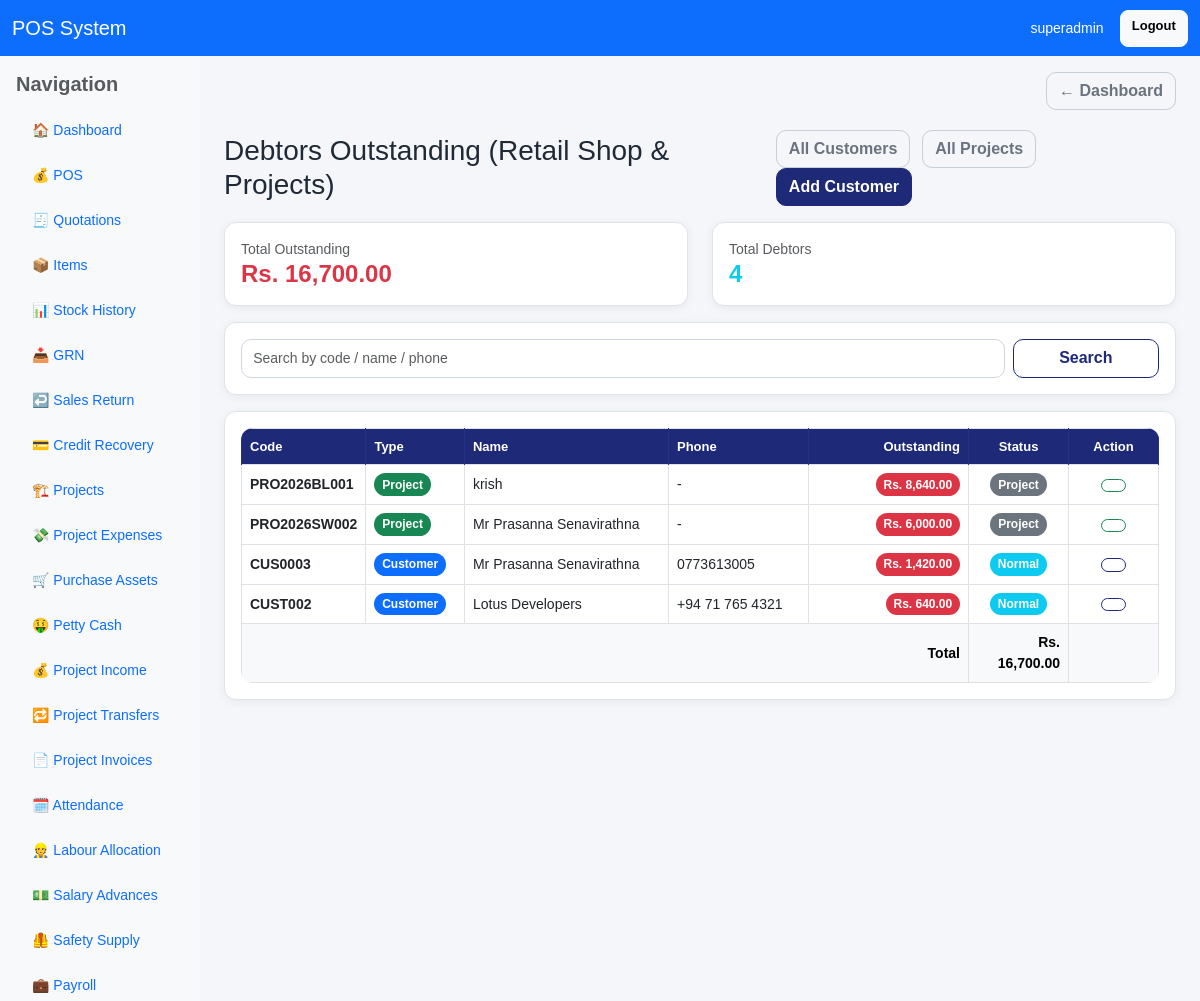
Before: /debtors/ (signed in, upper part) with the older database file.
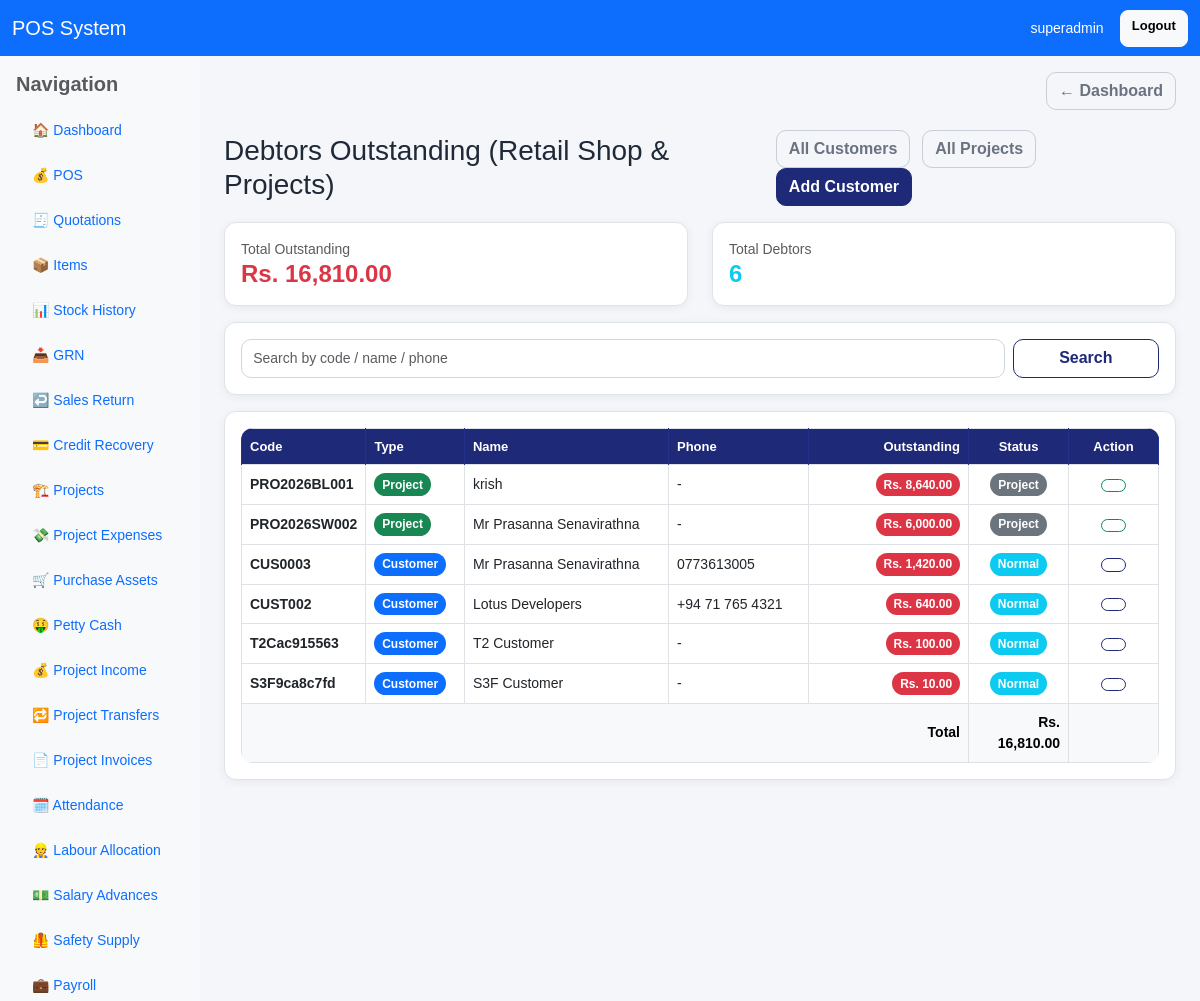
After: the same page with the newer database file.
### pos/models.py (models this page shows, shortened)
class Project(models.Model):
    PROJECT_TYPE_CHOICES = [
        ("SW", "Swimming Pool"),
        ("BL", "Building"),
        ("EL", "Electrical"),
        ("OT", "Other"),
    ]
    STATUS_CHOICES = [
        ("ongoing", "Ongoing"),
        ("completed", "Completed"),
        ("cancelled", "Cancelled"),
    ]
    project_id = models.CharField(max_length=30, unique=True)
    project_name = models.CharField(max_length=255)
    project_type = models.CharField(max_length=10, choices=PROJECT_TYPE_CHOICES)
    client_name = models.CharField(max_length=255, blank=True, null=True)
    location = models.CharField(max_length=255, blank=True, null=True)
    estimated_value = models.DecimalField(max_digits=14, decimal_places=2, default=0)
    status = models.CharField(max_length=20, choices=STATUS_CHOICES, default="ongoing")
    default_labour_gl_account = models.ForeignKey(GLMaster, on_delete=models.SET_NULL, null=True, blank=True, related_name="projects_using_as_labour_gl")
    default_cost_gl_account = models.ForeignKey(GLMaster, on_delete=models.SET_NULL, null=True, blank=True, related_name="projects_using_as_cost_gl")
    default_supervisor = models.ForeignKey("Employee", on_delete=models.SET_NULL, null=True, blank=True, related_name="supervised_projects")
    is_active = models.BooleanField(default=True)
    created_by = models.ForeignKey(User, on_delete=models.SET_NULL, null=True, blank=True, related_name="created_projects")
    updated_by = models.ForeignKey(User, on_delete=models.SET_NULL, null=True, blank=True, related_name="updated_projects")
    created_at = models.DateTimeField(auto_now_add=True)
    class Meta:
        ordering = ["-id"]

class Customer(models.Model):
    customer_code = models.CharField(max_length=30, unique=True)
    name = models.CharField(max_length=150)
    phone = models.CharField(max_length=30, blank=True, null=True)
    email = models.EmailField(blank=True, null=True)
    address = models.TextField(blank=True, null=True)
    credit_limit = models.DecimalField(max_digits=12, decimal_places=2, default=0)
    registration_no = models.CharField(max_length=100, blank=True, null=True)
    receivable_gl_account = models.ForeignKey(
        GLMaster,
        on_delete=models.SET_NULL,
        null=True,
        blank=True,
        related_name="customer_receivable_accounts"
    )
    is_active = models.BooleanField(default=True)
    created_at = models.DateTimeField(auto_now_add=True)
    class Meta:
        ordering = ["name"]

### pos/views.py (the view, shortened to what this page needs)
# urls.py: path("debtors/", views.debtors_list, name="debtors_list"),
@user_passes_test(can_use_pos)
def debtors_list(request):
    query = request.GET.get("q", "").strip()
    customers = Customer.objects.filter(is_active=True).select_related(
        "receivable_gl_account"
    ).order_by("name")
    customer_data = []
    for customer in customers:
        outstanding = get_customer_outstanding(customer)
        if outstanding > 0:
            customer_data.append({
                'type': 'customer',
                'entity': customer,
                'outstanding': outstanding,
                'name': customer.name,
                'code': customer.customer_code,
                'phone': customer.phone,
            })
    projects = Project.objects.filter(is_active=True).order_by("project_id")
    project_data = []
    for project in projects:
        outstanding = Decimal("0")
        for invoice in project.invoices.filter(is_active=True):
            outstanding += invoice.balance_amount
        if outstanding > 0:
            project_data.append({
                'type': 'project',
                'entity': project,
                'outstanding': outstanding,
                'name': project.client_name or project.project_name,
                'code': project.project_id,
                'phone': None,
            })
    all_debtors = customer_data + project_data
    all_debtors.sort(key=lambda x: x['outstanding'], reverse=True)
    total_outstanding = sum(debtor['outstanding'] for debtor in all_debtors)
    return render(request, "pos/debtors_list.html", {
        "all_debtors": all_debtors,
        "query": query,
        "total_outstanding": total_outstanding,
        "total_debtors": len(all_debtors),
    })

### pos/models.py (called while the page is built)
    @property
    def recovered_amount(self):
        return self.recoveries.filter(is_active=True).aggregate(
            total=Sum("amount")
        )["total"] or Decimal("0")

    @property
    def returned_amount(self):
        total = Decimal("0")
        for sale_return in self.returns.select_related("sale_item").all():
            qty = Decimal(str(sale_return.qty or 0))
            price = Decimal(str(sale_return.sale_item.price or 0))
            total += qty * price
        return total

    @property
    def credit_balance(self):
        if self.payment_method != "credit":
            return Decimal("0")
        total = Decimal(str(self.grand_total or 0))
        returned = Decimal(str(self.returned_amount or 0))
        recovered = Decimal(str(self.recovered_amount or 0))
        balance = total - returned - recovered
        return balance if balance > 0 else Decimal("0")

    @property
    def paid_amount(self):
        return self.payments.filter(is_active=True).aggregate(
            total=Sum("amount")
        )["total"] or Decimal("0")

    @property
    def balance_amount(self):
        return Decimal(str(self.total_amount or 0)) - Decimal(str(self.paid_amount or 0))

### pos/templates/pos/debtors_list.html (shortened to what the changed rows need)
{% extends "base.html" %}
{% load currency_filters %}
{% block content %}
<div class="row mb-3">
    <div class="col-md-6">
        <div class="card card-soft bg-light-danger">
            <div class="card-body">
                <div class="d-flex justify-content-between align-items-center">
                    <div>
                        <p class="text-muted mb-0">Total Outstanding</p>
                        <h4 class="text-danger mb-0">{{ total_outstanding|money }}</h4>
                    </div>
                </div>
            </div>
        </div>
    </div>
    <div class="col-md-6">
        <div class="card card-soft bg-light-info">
            <div class="card-body">
                <div class="d-flex justify-content-between align-items-center">
                    <div>
                        <p class="text-muted mb-0">Total Debtors</p>
                        <h4 class="text-info mb-0">{{ total_debtors }}</h4>
                    </div>
                </div>
            </div>
        </div>
    </div>
</div>
<div class="card card-soft">
    <div class="card-body">
        <div class="table-responsive">
            <table class="table table-bordered table-hover align-middle">
                <thead>
                    <tr>
                        <th style="width: 110px;">Code</th>
                        <th>Type</th>
                        <th>Name</th>
                        <th style="width: 140px;">Phone</th>
                        <th style="width: 160px;" class="text-end">Outstanding</th>
                        <th style="width: 100px;" class="text-center">Status</th>
                        <th style="width: 90px;" class="text-center">Action</th>
                    </tr>
                </thead>
                <tbody>
                    {% for debtor in all_debtors %}
                    <tr>
                        <td><strong>{{ debtor.code }}</strong></td>
                        <td>
                            {% if debtor.type == 'customer' %}
                                <span class="badge bg-primary">Customer</span>
                            {% else %}
                                <span class="badge bg-success">Project</span>
                            {% endif %}
                        </td>
                        <td>{{ debtor.name }}</td>
                        <td>{{ debtor.phone|default:"-" }}</td>
                        <td class="text-end">
                            <span class="badge bg-danger">{{ debtor.outstanding|money }}</span>
                        </td>
                        <td class="text-center">
                            {% if debtor.type == 'customer' %}
                                {% if debtor.outstanding > debtor.entity.credit_limit %}
                                    <span class="badge bg-danger">Exceeded</span>
                                {% elif debtor.outstanding > debtor.entity.credit_limit|mul:0.8 %}
                                    <span class="badge bg-warning">High</span>
                                {% else %}
                                    <span class="badge bg-info">Normal</span>
                                {% endif %}
                            {% else %}
                                <span class="badge bg-secondary">Project</span>
                            {% endif %}
                        </td>
                        <td class="text-center">
                            {% if debtor.type == 'customer' %}
                                <a href="{% url 'edit_customer' debtor.entity.id %}" class="btn btn-sm btn-outline-primary">
                                </a>
                            {% else %}
                                <a href="{% url 'edit_project' debtor.entity.id %}" class="btn btn-sm btn-outline-success">
                                </a>
                            {% endif %}
                        </td>
                    </tr>
                    {% empty %}
                    <tr>
                        <td colspan="7" class="text-center text-muted py-4">
                            No debtors found.
                        </td>
                    </tr>
                    {% endfor %}
                </tbody>
                {% if all_debtors %}
                <tfoot>
                    <tr class="table-light">
                        <td colspan="5" class="text-end"><strong>Total</strong></td>
                        <td class="text-end"><strong>{{ total_outstanding|money }}</strong></td>
                        <td colspan="2"></td>
                    </tr>
                </tfoot>
                {% endif %}
            </table>
        </div>
    </div>
</div>
{% endblock %}

Changed rows visible on the page:
added Customer: code "T2Cac915563", shows "Customer", name "T2 Customer", phone "-", outstanding "Rs. 100.00", credit_limit "Normal"
added Customer: code "S3F9ca8c7fd", shows "Customer", name "S3F Customer", phone "-", outstanding "Rs. 10.00", credit_limit "Normal"
Other visible differences:
{{ total_outstanding|money }}: "Rs. 16,700.00" → "Rs. 16,810.00"
{{ total_debtors }}: "4" → "6"
